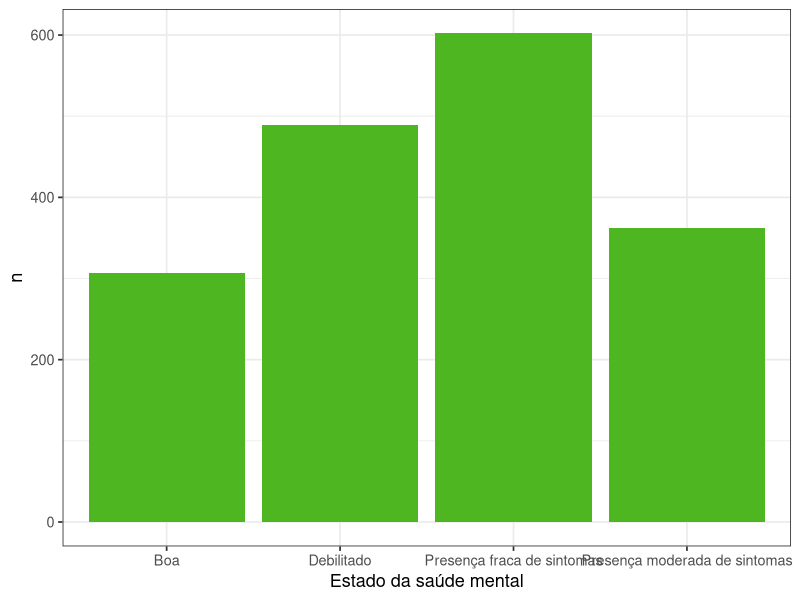
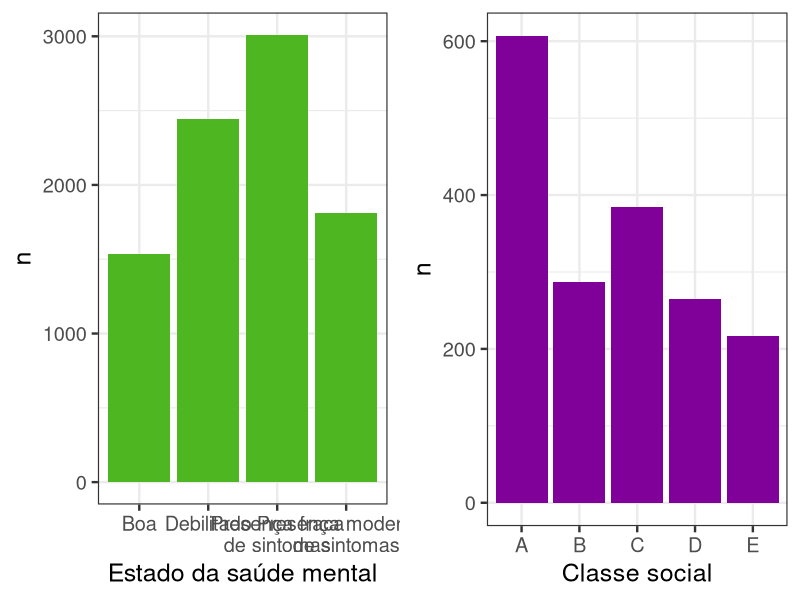

R code for these plots, in order:
library(tidyverse)
library(readr)
library(MASS)
library(gridExtra)

saudemental<-read_csv("dados/saudeMental.csv")

################################################################################
############################# Analise Descritiva ###############################
################################################################################


# Variáveis sumárias
# medados <-rbind(apply(saudemental %>% group_by(saude) %>%   
#                         summarise(saude = sum(value)) %>%
#                         select(saude),2,mean),
#                 apply(saudemental %>% group_by(saude) %>%   
#                         summarise(saude = sum(value)) %>%
#                         select(saude),2,var),
#                 apply(saudemental %>% group_by(saude) %>%   
#                         summarise(saude = sum(value)) %>%
#                         select(saude),2,sd),
#                 100*apply(saudemental %>% group_by(saude) %>%   
#                             summarise(saude = sum(value)) %>%
#                             select(saude),2,sd)/
#                   apply(saudemental %>% group_by(saude) %>%   
#                           summarise(saude = sum(value)) %>%
#                           select(saude),2,mean),
#                 apply(saudemental %>% group_by(saude) %>%   
#                         summarise(saude = sum(value)) %>%
#                         select(saude),2,min),
#                 apply(saudemental %>% group_by(saude) %>%   
#                         summarise(saude = sum(value)) %>%
#                         select(saude),2,quantile,0.5),
#                 apply(saudemental %>% group_by(saude) %>%   
#                         summarise(saude = sum(value)) %>%
#                         select(saude),2,max))
# rownames(medados)<-c("Média","Var.","DP","CV(%)","Mínimo","Mediana","Máximo")
# 
# round(medados,2)
# 
# rbind(apply(saudemental %>% group_by(name) %>%   
#               summarise(classe =sum(value)) %>%
#               select(classe),2,mean),
#       apply(saudemental %>% group_by(name) %>%   
#               summarise(classe =sum(value)) %>%
#               select(classe),2,var),
#       apply(saudemental %>% group_by(name) %>%   
#               summarise(classe =sum(value)) %>%
#               select(classe),2,sd),
#       100*apply(saudemental %>% group_by(name) %>%   
#                   summarise(classe =sum(value)) %>%
#                   select(classe),2,sd)/
#         apply(saudemental %>% group_by(name) %>%   
#                 summarise(classe =sum(value)) %>%
#                 select(classe),2,mean),
#       apply(saudemental %>% group_by(name) %>%   
#               summarise(classe =sum(value)) %>%
#               select(classe),2,min),
#       apply(saudemental %>% group_by(name) %>%   
#               summarise(classe =sum(value)) %>%
#               select(classe),2,quantile,0.5),
#       apply(saudemental %>% group_by(name) %>%   
#               summarise(classe =sum(value)) %>%
#               select(classe),2,max))

saudemental %>% group_by(saude) %>%
  summarise(n = sum(value)) %>%
  ggplot(aes(saude,n)) +
  geom_bar(stat = "identity", fill = "#4DB620")+
  labs(y = "n",
       x = "Estado da saúde mental") + 
  theme_bw(base_size = 13)

grid.arrange(
  saudemental %>% group_by(saude) %>%
    summarise(n = sum(value), 
              saude = ifelse(saude == "Presença fraca de sintomas",
                             "Presença fraca\nde sintomas",
                             ifelse(saude == "Presença moderada de sintomas",
                                    "Presença moderada\nde sintomas",
                                    saude)))%>%
    ggplot(aes(saude,n)) +
    geom_bar(stat = "identity", fill = "#4DB620")+
    labs(y = "n",
         x = "Estado da saúde mental") + 
    theme_bw(base_size = 18),
  saudemental %>% group_by(name) %>%
    summarise(n = sum(value)) %>%
    ggplot(aes(name,n)) +
    geom_bar(stat = "identity", fill = "#80009A")+
    labs(y = "n",
         x = "Classe social") + 
    theme_bw(base_size = 18),
  nrow = 1, ncol = 2
)
